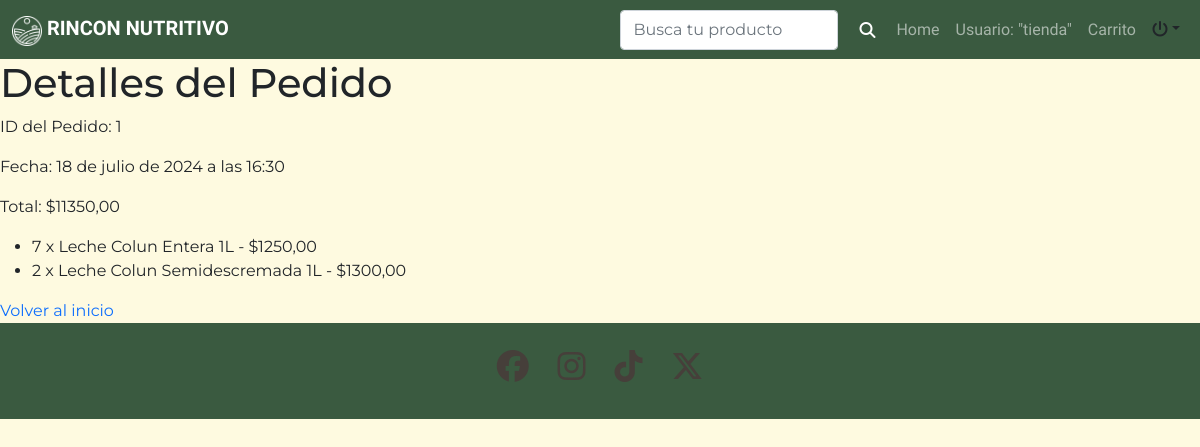
Page /pedido/1/ (signed in) on the committed database.
### app/models.py (models this page shows, shortened)
class Pedido(models.Model):
    usuario = models.ForeignKey(User, on_delete=models.CASCADE)
    fecha = models.DateTimeField(auto_now_add=True)
    total = models.DecimalField(max_digits=10, decimal_places=2, default=0)

class PedidoItem(models.Model):
    pedido = models.ForeignKey(Pedido, on_delete=models.CASCADE, related_name='items')
    alimento = models.ForeignKey(Alimento, on_delete=models.CASCADE)
    cantidad = models.PositiveIntegerField()
    precio = models.DecimalField(max_digits=10, decimal_places=2)

class Alimento(models.Model):
    nombre_alimento = models.CharField(max_length=30)
    descripcion = models.TextField(max_length=1000)
    precio = models.PositiveIntegerField()
    imagen = models.ImageField(upload_to='alimentos/')
    cantidad = models.PositiveIntegerField()
    proteinas = models.FloatField(max_length=3, null =True)
    carbohidratos = models.FloatField(max_length=3, null =True)
    grasas = models.FloatField(max_length=3, null =True)
    energia = models.FloatField(max_length=3, null =True)
    id_categoria = models.ForeignKey(CategoriaAlimento, on_delete=models.SET_NULL, null=True, blank=True)

### app/views.py (the view)
# urls.py: path('pedido/<int:pedido_id>/', ver_pedido, name='ver_pedido'),
@login_required
def ver_pedido(request, pedido_id):
    pedido = get_object_or_404(Pedido, id=pedido_id)
    items = PedidoItem.objects.filter(pedido=pedido)
    return render(request, 'app/pedido.html', {'pedido': pedido, 'items': items})

### app/templates/app/pedido.html
{% extends 'app/base.html' %}
{% block contenido %}
<h1>Detalles del Pedido</h1>
<p>ID del Pedido: {{ pedido.id }}</p>
<p>Fecha: {{ pedido.fecha }}</p>
<p>Total: ${{ pedido.total }}</p>
<ul>
    {% for item in items %}
    <li>{{ item.cantidad }} x {{ item.alimento.nombre_alimento }} - ${{ item.precio }}</li>
    {% endfor %}
</ul>
<a href="{% url 'home' %}">Volver al inicio</a>
{% endblock %}

### app/templates/app/base.html (shortened to what this page needs)
<!DOCTYPE html>
<html lang="en">
<head>
    <link href="https://cdn.jsdelivr.net/npm/bootstrap@5.0.2/dist/css/bootstrap.min.css" rel="stylesheet">
    <link rel="stylesheet" href="https://cdnjs.cloudflare.com/ajax/libs/font-awesome/6.6.0/css/all.min.css">
    {% load static %}
    <link rel="stylesheet" href="{% static 'app/css/estilos.css' %}">
</head>
<body class="body-base">
  <header>
    <nav class="navbar navbar-expand-lg navbar-dark">
        <div class="container-fluid">
            <a class="navbar-brand" href="#">
                <img src="{% static 'app/img/Iconos/Logo-B.png' %}" alt="" width="30" height="30" class="d-inline-block align-text-top">
                RINCON NUTRITIVO
            </a>
            <div class="collapse navbar-collapse" id="navbarSupportedContent">
                <ul class="navbar-nav ms-auto mb-2 mb-lg-0">
                    {% if user.is_authenticated %}
                        <form class="d-flex" method="get" action="{% url 'home' %}">
                            <input class="form-control me-2" type="search" name="search" placeholder="Busca tu producto" aria-label="Search">
                            <button class="btn btn-icon" type="submit">
                                <i class="fa-solid fa-magnifying-glass"></i>
                            </button>
                        </form>
                        <li class="nav-item">
                            <a class="nav-link" href="{% url 'home' %}">Home</a>
                        </li>
                        <li class="nav-item">
                            <a class="nav-link" href="#">Usuario: "{{ user.username }}"</a>
                        </li>
                        <li class="nav-item">
                            <a class="nav-link" href="{% url 'ver_carrito' %}">Carrito</a>
                        </li>
                        <div class="nav-item dropdown">
                            <a class="nav-link dropdown-toggle text-dark" data-bs-toggle="dropdown" role="buton"
                                aria-expanded="false"><i class="fa-solid fa-power-off"></i></a>
                        </div>
                        {% else %}
                        <li class="nav-item">
                            <a class="nav-link active" aria-current="page" href="{% url 'index' %}">Inicio</a>
                        </li>
                        {% endif %}
                </ul>
            </div>
        </div>
    </nav>
</header>
    {% block contenido %}
    {% endblock contenido %}
    <footer class=" text-white text-center py-5">
        <div class="container">
            <div class="row justify-content-center">
                <div class="col-xs-12 col-md-6 col-lg-3">
                    <h2>
                        <i class="fa-brands fa-facebook"></i>
                        <i class="fa-brands fa-instagram"></i>
                        <i class="fa-brands fa-tiktok"></i>
                        <i class="fa-brands fa-x-twitter"></i>
                    </h2>
                </div>
            </div>
        </div>
    </footer>
</body>
</html>

### app/static/app/css/estilos.css (style rules this page uses)
.body-base { margin: 0; background-color: #FEFAE0; font-family: "Montserrat", sans-serif; }
.navbar { background-color: #3A5A40; }
.navbar-brand { font-family: "Bona Nova", serif; font-weight: 700; }
.nav-link { font-family: "Bona Nova", serif; }
footer { position: relative; bottom: 0; width: 100%; background-color: #3A5A40; height: 56px; display: flex; align-items: center; justify-content: center; }
footer i { margin: 0 10px; }
.btn-icon { display: flex; align-items: center; justify-content: center; width: auto; height: auto; }
.btn-icon i { font-size: 16px; color: #fff; }
a { text-decoration: none; }
.detalles h1, h2 { color: #463F3A; font-weight: 600; }

### rows in the picture
Pedido: id "1", fecha "18 de julio de 2024 a las 16:30", total "11350,00"
PedidoItem: cantidad "7", alimento.nombre_alimento "Leche Colun Entera 1L", precio "1250,00"
PedidoItem: cantidad "2", alimento.nombre_alimento "Leche Colun Semidescremada 1L", precio "1300,00"

### other values in the picture
{{ user.username }} "tienda"
